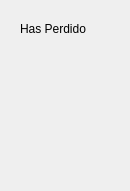
<?xml version="1.0" encoding="UTF-8"?>
<ui version="4.0">
 <class>JeffLoss</class>
 <widget class="QDialog" name="JeffLoss">
  <property name="geometry">
   <rect>
    <x>0</x>
    <y>0</y>
    <width>130</width>
    <height>191</height>
   </rect>
  </property>
  <property name="windowTitle">
   <string>Dialog</string>
  </property>
  <widget class="QLabel" name="label">
   <property name="geometry">
    <rect>
     <x>20</x>
     <y>20</y>
     <width>91</width>
     <height>17</height>
    </rect>
   </property>
   <property name="text">
    <string>Has Perdido</string>
   </property>
  </widget>
  <widget class="QLabel" name="label_2">
   <property name="geometry">
    <rect>
     <x>50</x>
     <y>70</y>
     <width>67</width>
     <height>91</height>
    </rect>
   </property>
   <property name="text">
    <string/>
   </property>
   <property name="pixmap">
    <pixmap resource="Sprites/resource.qrc">:/Jeff_Ghost.gif</pixmap>
   </property>
  </widget>
 </widget>
 <resources>
  <include location="Sprites/resource.qrc"/>
 </resources>
 <connections/>
</ui>
